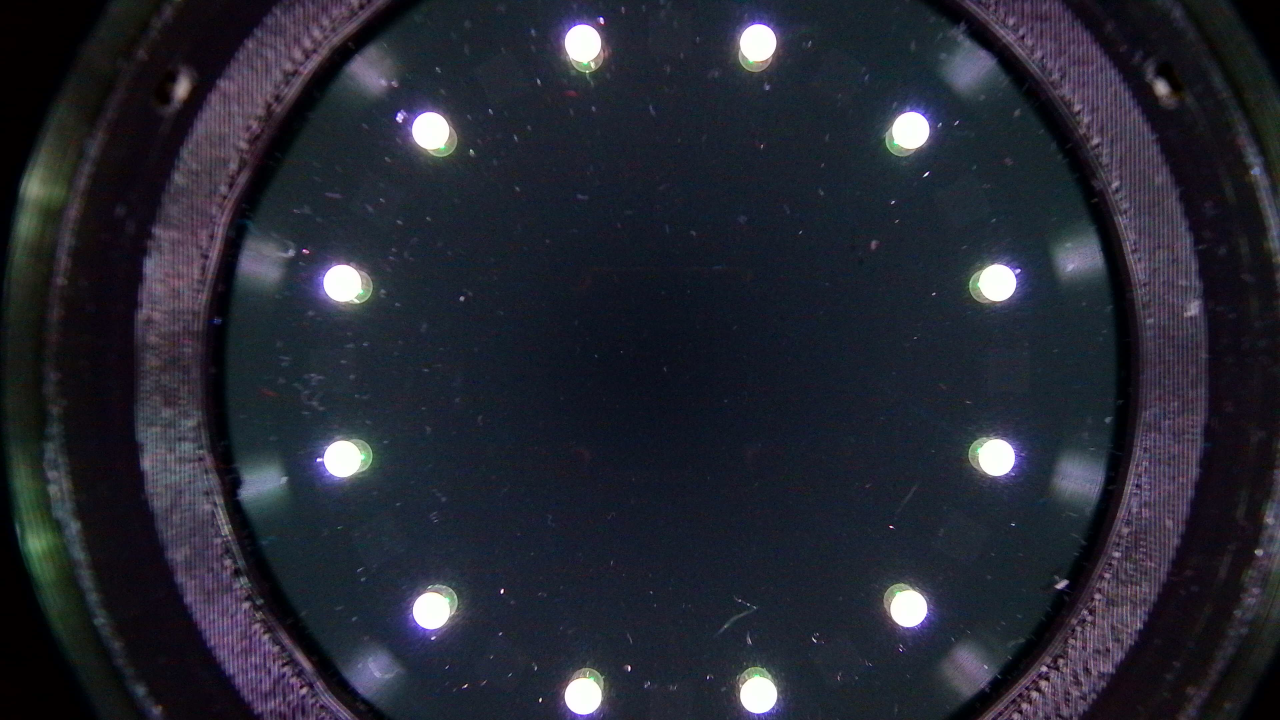
#> input picture Temperature/Heating_MixedColorBlack_Temp/heating_mixed-1.jpg, 3840 x 2160 px (shown at 1/3 size); its folder holds only this picture in this run
$ python temperature_black_model.py
#> lines starting #> are read from the running program, lines starting #| are printed output that depends on the picture; after the words box and inside, x2 and y2 are one past the last pixel; in counts of white or black regions, pixels touching at a corner belong together
# temperature_black_model.py
#
# Robust Black TLC temperature calibration (Heating + Cooling + Global)


import glob
import os
import re
import json

import cv2
import numpy as np
import matplotlib
matplotlib.use("Agg")
import matplotlib.pyplot as plt

from sklearn.preprocessing import PolynomialFeatures, StandardScaler
from sklearn.pipeline import make_pipeline
from sklearn.linear_model import HuberRegressor
from sklearn.model_selection import GroupKFold
from sklearn.metrics import mean_squared_error, mean_absolute_error, r2_score

try:
    import joblib
except Exception:
    joblib = None


# ===========================
# PLOT STYLE
# ===========================
FIG_W = 12
FIG_H = FIG_W/2.8

AXIS_LABEL_FONTSIZE = 18
TICK_LABEL_FONTSIZE = 16
TITLE_FONTSIZE = 20
LEGEND_FONTSIZE = 14

SCATTER_S_FRAMES = 30
SCATTER_S_TRUEPRED_FRAMES = 32
SCATTER_S_PER_TEMP_MEAN = 140
SCATTER_S_ROI_POINTS = 60

LINEWIDTH_TREND = 4.0
LINEWIDTH_TREND_HYST = 4.2
LINEWIDTH_TREND_GLOBAL = 4.5
LINEWIDTH_IDEAL = 3.0

ERRORBAR_MARKERSIZE = 9
ERRORBAR_ELINEWIDTH = 2.0
ERRORBAR_CAPSIZE = 4
ERRORBAR_CAPTHICK = 2.0

plt.rcParams.update({
    "axes.titlesize": TITLE_FONTSIZE,
    "axes.labelsize": AXIS_LABEL_FONTSIZE,
    "xtick.labelsize": TICK_LABEL_FONTSIZE,
    "ytick.labelsize": TICK_LABEL_FONTSIZE,
    "legend.fontsize": LEGEND_FONTSIZE,
})


# ===========================
# USER CONFIGURATION
# ===========================
HEATING_PATTERN = "./Temperature/Heating_MixedColorBlack_Temp/heating_mixed-*.jpg"
COOLING_PATTERN = "./Temperature/Cooling_MixedColorBlack_Temp/cooling_mixed-*.jpg"

TEMPS_HEATING = list(range(20, 51)) + list(range(55, 76, 5))
TEMPS_COOLING = TEMPS_HEATING[::-1]
FRAMES_PER_TEMP = 5

# Model features
USE_FEATURES = ("L", "a", "b", "gray")

TRAIN_ON_PIXEL_SAMPLES = True
PIXELS_PER_IMAGE = 4000
MAX_TOTAL_PIXEL_SAMPLES = 1_500_000
RANDOM_SEED = 0

EXCLUDE_SATURATED_PIXELS = True
SAT_THRESH_GRAY = 245

# Robust model settings
AUTO_SELECT_DEGREE = True
POLY_DEGREE = 2

# Reduced default candidates for stability
POLY_DEGREE_CANDIDATES = [1, 2, 3]
CV_SPLITS = 6

# Huber parameters
HUBER_EPSILON = 1.2
HUBER_ALPHA = 1e-4
HUBER_MAX_ITER = 10000

# Trend curve settings
TREND_BINS = 60
TREND_MIN_COUNT_PER_BIN = 2
TREND_STAT = "median"

# Output directory
OUTPUT_ROOT_DIR = "./Temperature/MixedColorBlack_Model"
CALIBRATION_FOLDER_NAME = "calibration_out"
OUT_DIR = os.path.join(OUTPUT_ROOT_DIR, CALIBRATION_FOLDER_NAME)

COLOR_HEAT = "#fe8920"          # heating
COLOR_COOL = "#1f77b5"          # cooling
COLOR_ORANGE_HEX = "#d72729"
COLOR_STD = "#d72729"
COLOR_GLOBAL_TREND = "#d72729"


# ===========================
# CONSTANT ANNULUS ROI CONFIG
# ===========================
INNER_CIRCLE_P1 = (1881, 1749)
INNER_CIRCLE_P2 = (1579, 665)
INNER_CIRCLE_P3 = (2616, 936)

OUTER_CIRCLE_P1 = (1803, 1990)
OUTER_CIRCLE_P2 = (1393, 496)
OUTER_CIRCLE_P3 = (2856, 860)


# ===========================
# HELPERS
# ===========================
def sort_key_by_index(path):
    base = os.path.basename(path)
    match = re.search(r"-(\d+)\.", base)
    if match:
        return int(match.group(1))
    return base

def load_images_sorted(pattern):
    files = glob.glob(pattern)
    if not files:
        raise RuntimeError(f"No files found for pattern: {pattern}")
    files.sort(key=sort_key_by_index)
    return files

def circle_from_three_points(p1, p2, p3, eps=1e-12):
    x1, y1 = map(float, p1)
    x2, y2 = map(float, p2)
    x3, y3 = map(float, p3)

    a = x1 - x2
    b = y1 - y2
    c = x1 - x3
    d = y1 - y3

    e = (x1**2 - x2**2 + y1**2 - y2**2) / 2.0
    f = (x1**2 - x3**2 + y1**2 - y3**2) / 2.0

    det = a * d - b * c
    if abs(det) < eps:
        raise RuntimeError("Cannot define circle: points are collinear (or nearly collinear).")

    cx = (d * e - b * f) / det
    cy = (-c * e + a * f) / det
    r = np.hypot(x1 - cx, y1 - cy)
    return cx, cy, float(r)

def create_annulus_mask(h, w, inner_p1, inner_p2, inner_p3, outer_p1, outer_p2, outer_p3):
    cx_in, cy_in, r_in = circle_from_three_points(inner_p1, inner_p2, inner_p3)
    cx_out, cy_out, r_out = circle_from_three_points(outer_p1, outer_p2, outer_p3)
    if r_out <= r_in:
        raise RuntimeError("Invalid annulus: outer radius must be larger than inner radius.")

    Y, X = np.ogrid[:h, :w]
    dist_sq_in = (X - cx_in) ** 2 + (Y - cy_in) ** 2
    dist_sq_out = (X - cx_out) ** 2 + (Y - cy_out) ** 2

    mask_inner = dist_sq_in <= (r_in ** 2)
    mask_outer = dist_sq_out <= (r_out ** 2)
    mask = mask_outer & (~mask_inner)
    return mask, (cx_in, cy_in, r_in), (cx_out, cy_out, r_out)

def save_annulus_roi_overlay(image_bgr, mask, inner_circle, outer_circle, out_path):
    image_rgb = cv2.cvtColor(image_bgr, cv2.COLOR_BGR2RGB)
    cx_in, cy_in, r_in = inner_circle
    cx_out, cy_out, r_out = outer_circle

    theta = np.linspace(0, 2 * np.pi, 500)
    x_in = cx_in + r_in * np.cos(theta)
    y_in = cy_in + r_in * np.sin(theta)
    x_out = cx_out + r_out * np.cos(theta)
    y_out = cy_out + r_out * np.sin(theta)

    plt.figure(figsize=(FIG_W, FIG_H))
    plt.imshow(image_rgb)
    plt.imshow(mask.astype(float), alpha=0.35)
    plt.plot(x_in, y_in, linewidth=2.5)
    plt.plot(x_out, y_out, linewidth=2.5)

    xs = [
        INNER_CIRCLE_P1[0], INNER_CIRCLE_P2[0], INNER_CIRCLE_P3[0],
        OUTER_CIRCLE_P1[0], OUTER_CIRCLE_P2[0], OUTER_CIRCLE_P3[0]
    ]
    ys = [
        INNER_CIRCLE_P1[1], INNER_CIRCLE_P2[1], INNER_CIRCLE_P3[1],
        OUTER_CIRCLE_P1[1], OUTER_CIRCLE_P2[1], OUTER_CIRCLE_P3[1]
    ]
    plt.scatter(xs, ys, s=SCATTER_S_ROI_POINTS)

    plt.title("Annulus ROI overlay (outer circle minus inner circle)")
    plt.axis("off")
    plt.tight_layout()
    plt.savefig(out_path, dpi=300, bbox_inches="tight")
    plt.close()

def compute_mean_features_for_sequence(image_files, mask):
    feats = []
    h0, w0 = None, None
    for path in image_files:
        img = cv2.imread(path, cv2.IMREAD_COLOR)
        if img is None:
            raise RuntimeError(f"Could not read image: {path}")

        h, w = img.shape[:2]
        if h0 is None:
            h0, w0 = h, w
        elif (h, w) != (h0, w0):
            raise RuntimeError(f"Image size mismatch for {path}")

        lab = cv2.cvtColor(img, cv2.COLOR_BGR2LAB).astype(np.float32)
        L = lab[:, :, 0]
        a = lab[:, :, 1]
        b = lab[:, :, 2]
        gray = cv2.cvtColor(img, cv2.COLOR_BGR2GRAY).astype(np.float32)

        feats.append([
            float(L[mask].mean()),
            float(a[mask].mean()),
            float(b[mask].mean()),
            float(gray[mask].mean()),
        ])
    return np.array(feats, dtype=float)

# [64 lines left out: functions _sample_pixel_features_from_image, compute_pixel_samples_dataset, not called in this run]

def group_by_temperature_features(features, temps, frames_per_temp):
    n_temps = len(temps)
    expected = n_temps * frames_per_temp
    if features.shape[0] != expected:
        raise RuntimeError(
            f"Images ({features.shape[0]}) != {n_temps} temps × {frames_per_temp} frames = {expected}"
        )
    blocks = []
    for i in range(n_temps):
        s = i * frames_per_temp
        e = s + frames_per_temp
        blocks.append(features[s:e, :])
    return np.array(temps, dtype=float), blocks

# [333 lines left out: functions compute_mean_std_features, select_feature_matrix, compute_metrics, report_metrics, get_feature_names_from_poly, polynomial_equation_string and 7 more, not called in this run]


# ===========================
# MAIN
# ===========================
def main():
    np.random.seed(RANDOM_SEED)
    os.makedirs(OUT_DIR, exist_ok=True)

    heating_files = load_images_sorted(HEATING_PATTERN)
    print(f"Found {len(heating_files)} HEATING images.")

    first_img = cv2.imread(heating_files[0], cv2.IMREAD_COLOR)
#> first_img is the input picture: shape (2160, 3840, 3); mean B, G, R 50, 39.1, 36.9
    if first_img is None:
        raise RuntimeError(f"Could not read first heating image: {heating_files[0]}")

    h, w = first_img.shape[:2]
    mask, inner_circle, outer_circle = create_annulus_mask(
        h, w,
        INNER_CIRCLE_P1, INNER_CIRCLE_P2, INNER_CIRCLE_P3,
        OUTER_CIRCLE_P1, OUTER_CIRCLE_P2, OUTER_CIRCLE_P3
    )

    overlay_path = os.path.join(OUT_DIR, "00_roi_overlay.png")
    save_annulus_roi_overlay(first_img, mask, inner_circle, outer_circle, overlay_path)
#> in save_annulus_roi_overlay, `plt.imshow(mask.astype(float), alpha=0.35)`:
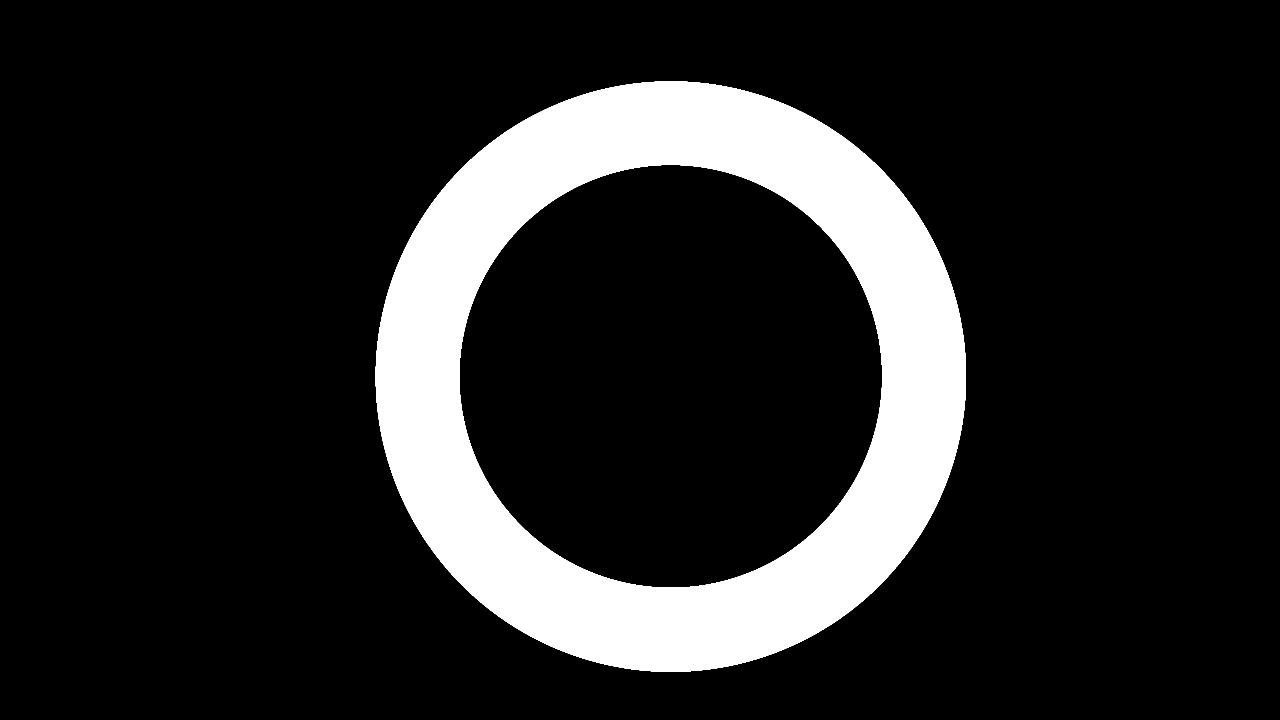
#> mask: shape (2160, 3840) bool (shown at 1/3 size); 14.5% white; 1 white region, box (x1, y1, x2, y2) and area: (1127, 244, 2898, 2016) 1201319
#> in save_annulus_roi_overlay, `plt.savefig(out_path, dpi=300, bbox_inches="tight")`:
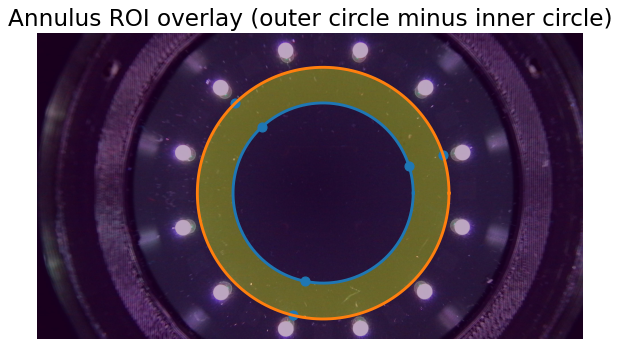
#> figure drawn by matplotlib, 1 panel

    # ---- Per-image MEAN features (plots + degree selection + reporting) ----
    heating_feats_mean = compute_mean_features_for_sequence(heating_files, mask)
#> in compute_mean_features_for_sequence, `lab = cv2.cvtColor(img, cv2.COLOR_BGR2LAB).astype(np.float32)`:
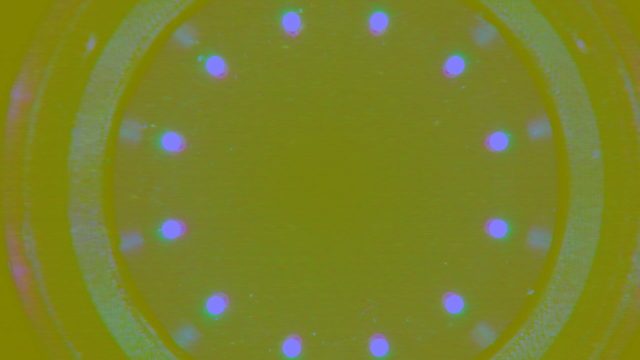
#> lab: shape (2160, 3840, 3) float32 (shown at 1/6 size); mean B, G, R 39.6, 128.6, 126.3
#> in compute_mean_features_for_sequence, `L = lab[:, :, 0]`:
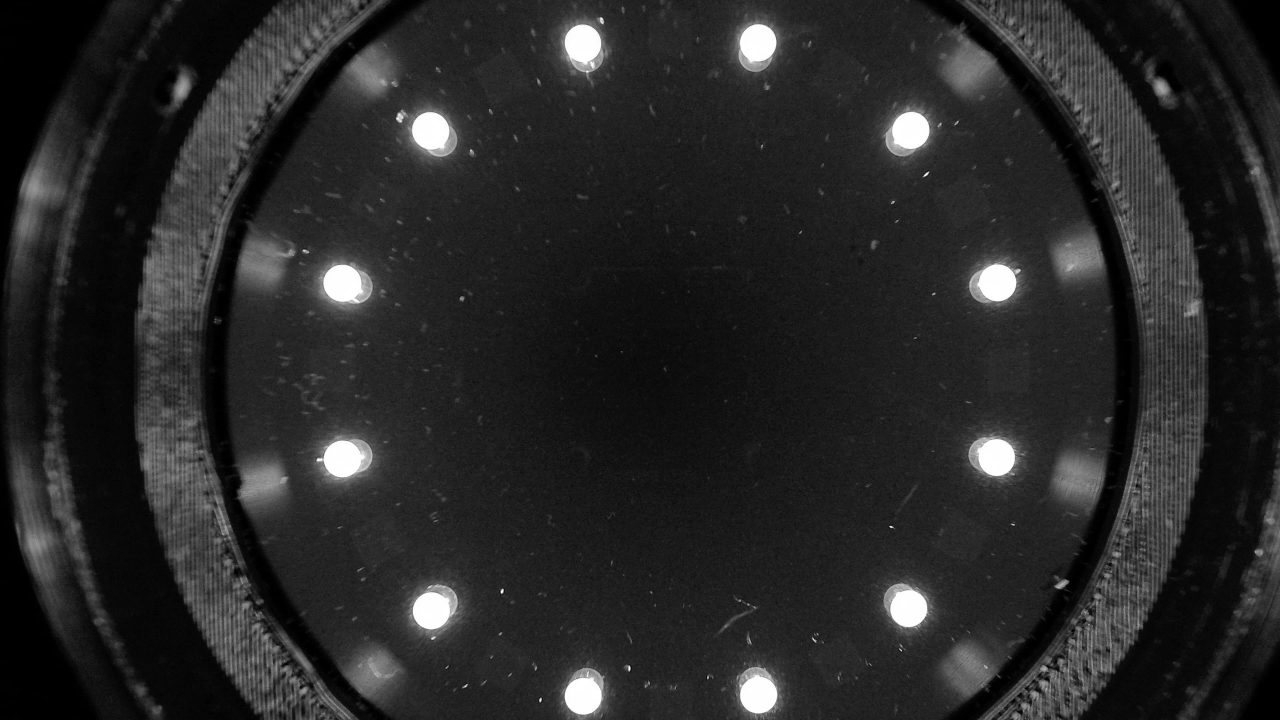
#> L: shape (2160, 3840) float32 (shown at 1/3 size); min 0, max 255, mean 40
#> (the rest of the program and of its run is left out)
